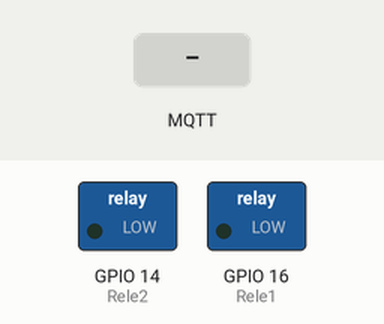
Recording of a sketch running on a simulated ESP8266 (NodeMCU). Parts: switched loads named in the sketch (green lamp = pin HIGH). Inputs (shaded band) come from the test bench. WiFi joins after 1.5 s; servers stay silent unless stated; no MQTT or app messages arrive unless stated; what the sketch prints to the serial monitor is not drawn.

Above: at 2.8 s.
2.9 s: MQTT message "1" arrives on the first subscribed topic
At 3.8 s:
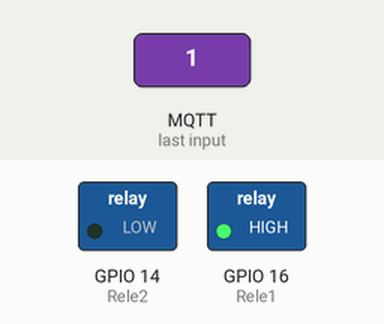
4.4 s: MQTT message "on" arrives on the second subscribed topic
At 5.0 s:
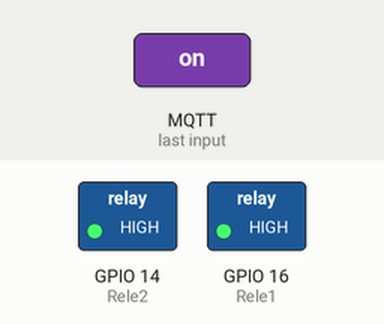
5.9 s: MQTT message "0" arrives on the first subscribed topic
At 7.1 s:
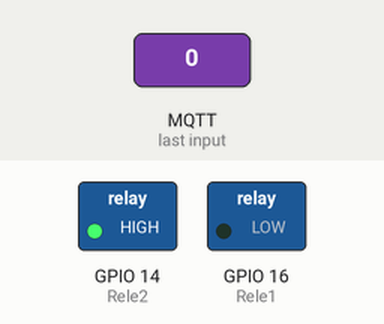
7.4 s: MQTT message "2" arrives on the first subscribed topic
At 8.5 s:
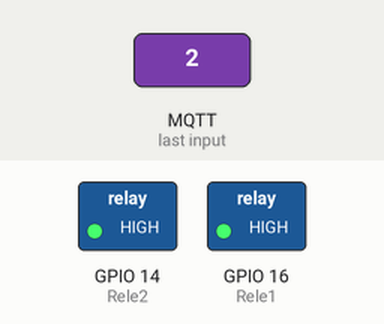
8.9 s: MQTT message "0" arrives on the second subscribed topic
At 9.6 s:
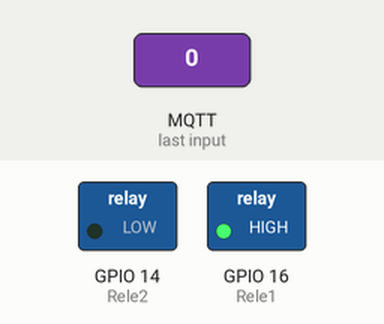
Timing chart, 0 to 11.4 s (numbered marks = the images above; inputs shaded):
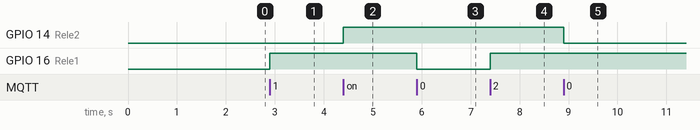

Measured:
- after the input at 2.9 s, GPIO 16 (Rele1): LOW → HIGH at once
- after the input at 4.4 s, GPIO 14 (Rele2): LOW → HIGH at once
- after the input at 5.9 s, GPIO 16 (Rele1): HIGH → LOW at once
- after the input at 7.4 s, GPIO 16 (Rele1): LOW → HIGH at once
- after the input at 8.9 s, GPIO 14 (Rele2): HIGH → LOW at once

The sketch:

Aula_MQTT.ino
```cpp
#include <ESP8266WiFi.h> // Importa a Biblioteca ESP8266WiFi
#include <PubSubClient.h> // Importa a Biblioteca PubSubClient


//****************************************
//  Dispositivo de Controle de Iluminação
//  Sub -> (Comando = 1, Comando = 0) -> Se (Comando == 1) Liga Lampada, Se (Comando == 0) Desliga Lampada
//  Pub -> (Comando = 1, Comando = 0) -> Se (Comando == 1) Respota "On", Se (Comando == 0) Respota "Off"
//****************************************


#define TOPICO_SUB_1  "/uema/carga/0101"
#define TOPICO_SUB_2  "/uema/carga/0102"
#define TOPICO_SUB_3  "/uema/carga/0103"
#define TOPICO_SUB_4  "/uema/carga/0104"


#define TOPICO_PUB_1  "/uema/res/0101"
#define TOPICO_PUB_2  "/uema/res/0102"
#define TOPICO_PUB_3  "/uema/res/0103"
#define TOPICO_PUB_4  "/uema/res/0104"


// MUDAR SENHA WIFI (SSID) PASSWORD

const char* SSID = "UEMA-COROATA";        // Nome da Minha rede Wifi
const char* PASSWORD  = "Uemacrt20";   // Senha da Minha rede Wifi


//IP E PORTA DO SERVIDOR MQTT
const char* BROKER_MQTT = "34.229.145.165";  // Endereço do Servidor Broker;
int BROKER_PORT = 1883;                         // Porta do Servidor

// USUARIO E SENHA DO SERVIDOR MQTT

const char* User_MQTT = "autohome";             // Usuario MQTT
const char* Pass_MQTT = "comida05";             // Senha MQTT


// PINOS DO RELE
int Rele1 = 16;
int Rele2 = 14;
int Rele3 = 12;
int Rele4 = 13;

int Contagem = 0;

WiFiClient espClient; // Cria o objeto espClient
PubSubClient MQTT(espClient); // Instancia o Cliente MQTT passando o objeto espClient

void mqtt_callback(char* topic, byte* payload, unsigned int length);

void setup() {
  // put your setup code here, to run once:
  InitPinos();    //Inicializar os Pinos
  InitSerial();   // Inicializar a comunicação serial
  initWiFi();     //Inicializar a comunicação wifi
  initMQTT();     //Inicializar a comunicação mqtt

}


void loop() {
  // put your main code here, to run repeatedly:
//func_Teste();
verificaConexaoWIFIMQTT();    //Verifica Conexão WIFI MQTT
MQTT.loop();
//delay(1000);
}
```

LoopTeste.ino
```cpp
void func_Teste(){
  Contagem ++;
  Serial.print("Contagem : ");
  Serial.println(Contagem);

 boolean statusRele = digitalRead(Rele1);
 digitalWrite(Rele1, !statusRele);
 digitalWrite(Rele2, statusRele);
 MQTT.publish(TOPICO_PUB_1, "Piscou", true);
}
```

MQTT.ino
```cpp
void initMQTT()
{
  MQTT.setServer(BROKER_MQTT, BROKER_PORT);
  MQTT.setCallback(mqtt_callback);
}


void mqtt_callback(char* topic, byte* payload, unsigned int length){


  String msg;

     //obtem a string do payload recebido
    for(int i = 0; i < length; i++)
    {
       char c = (char)payload[i];
       msg += c;
    }


    Serial.print("Topico ");
    Serial.println(topic);
    Serial.print("Mensagem ");
    Serial.println(msg);


    if (strcmp(topic, TOPICO_SUB_1) == 0){
      if (msg == "0"){
        digitalWrite(Rele1 , 0);
        MQTT.publish(TOPICO_PUB_1, 0, false, "0");
        Serial.println("Desligou Rele 1");
      }else{
        digitalWrite(Rele1 , 1);
        MQTT.publish(TOPICO_PUB_1, 0, false, "1");
        Serial.println("Ligou Rele 1");
      }
    }else if (strcmp(topic, TOPICO_SUB_2) == 0){
      if (msg == "0"){
        digitalWrite(Rele2 , 0);
        Serial.println("Desligou Rele 2");
        MQTT.publish(TOPICO_PUB_2, 0, false, "1");
      }else{
        digitalWrite(Rele2 , 1);
        Serial.println("Ligou Rele 2");
        MQTT.publish(TOPICO_PUB_2, 0, false, "1");
      }
    }

}
```

Setup.ino
```cpp
void InitPinos(){
  pinMode(Rele1, OUTPUT);
  pinMode(Rele2, OUTPUT);
  digitalWrite(Rele1, LOW);
  digitalWrite(Rele2, LOW);
}


void InitSerial(){
  Serial.begin(115200);
}

void initWiFi(){
  delay(10);
  Serial.println("------Conexao WI-FI------");
  Serial.print("Conectando-se na rede: ");
  Serial.println(SSID);
  Serial.println("Aguarde");

  reconectWiFi();
}


void verificaConexaoWIFIMQTT(){
  reconectWiFi();
  reconnectMQTT(); // verifica conexão Mqtt

}

void reconectWiFi(){

  // Teste se ja esta conectado;

  if (WiFi.status() == WL_CONNECTED) return;

   WiFi.begin(SSID, PASSWORD);  // Conectar a rede Wifi

   while (WiFi.status() != WL_CONNECTED){
    delay(200);
    Serial.print(".");
   }

   Serial.println();
   Serial.print("Conectado com sucesso na rede ");
   Serial.println(SSID);
   Serial.print("Meu IP: ");
   Serial.println(WiFi.localIP());

}

void reconnectMQTT(){

    //  String clientName = WiFi.macAddress();


  while(!MQTT.connected()){
    Serial.print("* Tentando se conectar ao Broker MQTT: ");
    Serial.println(BROKER_MQTT);
    if (MQTT.connect("Elton123123", User_MQTT, Pass_MQTT))
        {
            Serial.println("Conectado com sucesso ao broker MQTT!");
            MQTT.subscribe(TOPICO_SUB_1);
            MQTT.subscribe(TOPICO_SUB_2);
            MQTT.subscribe(TOPICO_SUB_3);
            MQTT.subscribe(TOPICO_SUB_4);
        }
   else
        {
            Serial.println("Falha ao reconectar no broker.");
            Serial.println("Havera nova tentatica de conexao em 2s");
            delay(2000);
        }
  }
}
```
